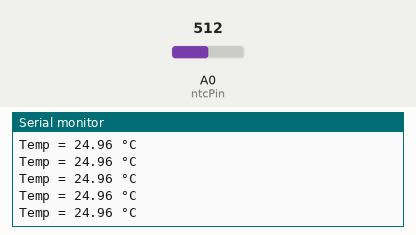
Recording of a sketch running on a simulated Arduino Uno, built with avr-gcc and run on an emulated ATmega328P. Shown: the last lines printed to the serial monitor. The inputs (shaded band) are chosen by the test bench; at power-on: A0 (ntcPin) = 512.

Above: at 1.2 s.
1.3 s: A0 (ntcPin) set to 676
At 1.34 s:
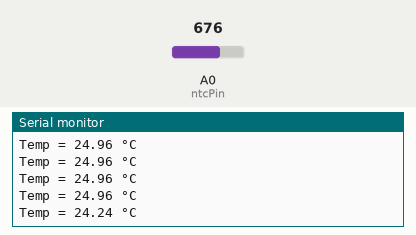
4.3 s: A0 (ntcPin) set to 699
At 4.31 s:
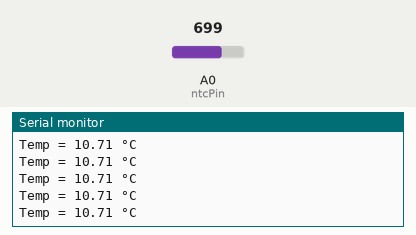
Timing chart, 0 to 7.3 s (numbered marks = the images above; inputs shaded):
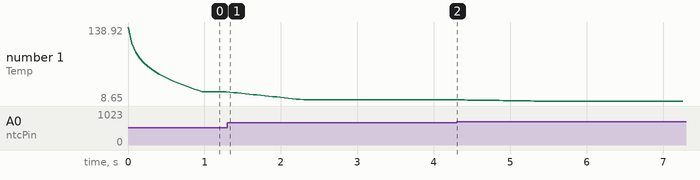

The sketch:

arduinothermometer.ino
```cpp
const int ntcPin = A0;

// Your circuit:
const float R_FIXED = 10000.0;
const float R0 = 10000.0;
const float T0 = 25.0 + 273.15;
const float BETA = 3950.0;
const float VREF = 3.3;
const float ADC_MAX = 1023.0;

// ----- FILTER SETTINGS -----
const int FILTER_SIZE = 20;    // average of 20 samples
float filterBuffer[FILTER_SIZE];
int filterIndex = 0;

float smoothADC(float newValue) {
  filterBuffer[filterIndex] = newValue;
  filterIndex = (filterIndex + 1) % FILTER_SIZE;

  float sum = 0;
  for (int i = 0; i < FILTER_SIZE; i++) sum += filterBuffer[i];

  return sum / FILTER_SIZE;
}

void setup() {
  analogReference(EXTERNAL);
  Serial.begin(9600);

  // Initialize buffer
  for (int i = 0; i < FILTER_SIZE; i++) filterBuffer[i] = 0;
}

void loop() {

  // Read raw ADC
  float adcRaw = analogRead(ntcPin);

  // Smooth ADC
  float adcValue = smoothADC(adcRaw);

  float vOut = adcValue * (VREF / ADC_MAX);

  // Correct formula for your wiring
  float rNtc = (vOut * R_FIXED) / (VREF - vOut);

  // Beta equation
  float steinhart = rNtc / R0;
  steinhart = log(steinhart);
  steinhart /= BETA;
  steinhart += 1.0 / T0;
  steinhart = 1.0 / steinhart;
  steinhart -= 273.15;

  Serial.print("Temp = ");
  Serial.print(steinhart);
  Serial.println(" °C");

  delay(50);  // fast sampling, filtering handles stability
}
```

Measured:
- after the input at 1.3 s, the serial monitor: prints a new line at once (image 1)
- plotted number 1: 24.96 → 10.71 after the input at 1.3 s, 10.71 → 8.65 after the input at 4.3 s
